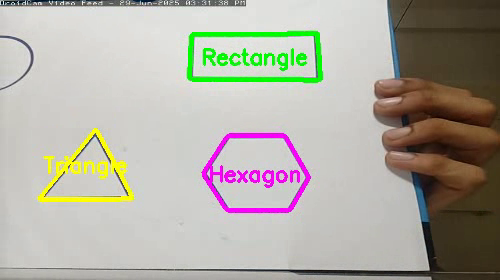
#> input picture frame 45 of shape_detector/shape_detection_demo.mp4, 500 x 280 px, given in place of video, which was not available
$ python record_demo.py
#> lines starting #> are read from the running program, lines starting #| are printed output that depends on the picture; after the words box and inside, x2 and y2 are one past the last pixel; in counts of white or black regions, pixels touching at a corner belong together; pictures that were not available may be replaced by others from this repository, and a replacement may not be noted
#> in record_demo_video, frame is the input picture: shape (280, 500, 3); mean B, G, R 161.5, 172, 175
### shape_detector/shape_detection.py
import cv2
import numpy as np

PIXELS_TO_MM = 0.2645833333  # Adjust as needed for your camera

# Define colors for each shape
SHAPE_COLORS = {
	"Circle": (0, 140, 255),      # Orange
	"Hexagon": (255, 0, 255),    # Magenta
	"Square": (255, 0, 0),       # Blue
	"Rectangle": (0, 255, 0),    # Green
	"Triangle": (0, 255, 255),   # Yellow
	"TBD": (128, 128, 128)       # Gray
}

def detect_shapes_in_image(img):
	"""
	Detect shapes in a given image using improved logic with bounding boxes and labels
	Returns the processed image with shape labels
	"""
	imgResize = cv2.resize(img, (500, 280))
	imgContour = imgResize.copy()

	imgGray = cv2.cvtColor(imgResize, cv2.COLOR_BGR2GRAY)
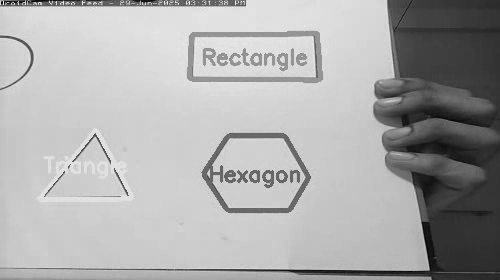
#> imgGray: shape (280, 500); min 2, max 248, mean 171.7
	imgBlur = cv2.GaussianBlur(imgGray, (7, 7), 1)
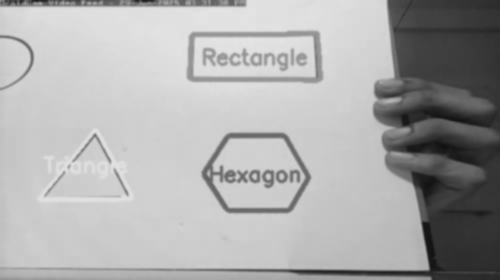
#> imgBlur: shape (280, 500); min 16, max 228, mean 171.7
	imgCanny = cv2.Canny(imgBlur, 50, 50)
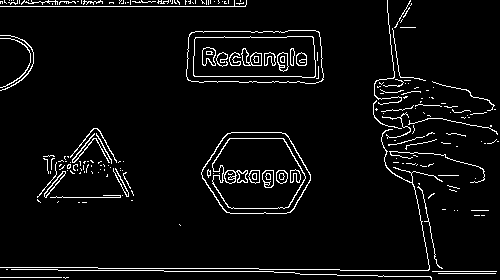
#> imgCanny: shape (280, 500); 4.9% white in thin lines or dots

	contours, _ = cv2.findContours(imgCanny, cv2.RETR_EXTERNAL, cv2.CHAIN_APPROX_NONE)
#> contours = 189 contours, 180 with area under 20; largest, box (x1, y1, x2, y2) and area: (201, 132, 311, 214) 7008, (186, 30, 324, 84) 6760, (44, 171, 66, 198) 108, (72, 133, 110, 163) 48, (0, 129, 443, 271) 36
	for cnt in contours:
		area_og = int(cv2.contourArea(cnt))
		if area_og > 50:
			approx_points = cv2.approxPolyDP(cnt, 0.02 * (cv2.arcLength(cnt, True)), True)
			object_corners = len(approx_points)
			x, y, w, h = cv2.boundingRect(approx_points)

			# Shape classification
			if object_corners > 7:
				objectType = "Circle"
			elif object_corners == 6:
				objectType = "Hexagon"
			elif object_corners == 4:
				aspRatio = w / float(h)
				if 0.9 < aspRatio < 1.2:
					objectType = "Square"
				else:
					objectType = "Rectangle"
			elif object_corners == 3:
				objectType = "Triangle"
			else:
				objectType = "Unknown"

			color = SHAPE_COLORS.get(objectType, (128, 128, 128))

			# Draw contour in shape-specific color
			cv2.drawContours(imgContour, [cnt], -1, color, 3)
			# Center the label inside the bounding box, in the same color
			label = objectType
			(text_width, text_height), baseline = cv2.getTextSize(label, cv2.FONT_HERSHEY_SIMPLEX, 0.7, 2)
			label_x = x + (w - text_width) // 2
			label_y = y + (h + text_height) // 2
			cv2.putText(imgContour, label, (label_x, label_y), cv2.FONT_HERSHEY_SIMPLEX, 0.7, color, 2)
#> this loop made 189 passes
#> (area_og, approx_points, object_corners, x, y, w, h, aspRatio) on pass 140: (6760, [[319, 32], [191, 32], [187, 79], [321, 81]], 4, 187, 32, 135, 50, 2.7)
#> (area_og, object_corners, x, y, w, h, objectType, color) on passes 35, 96: (108, 5, 44, 171, 22, 27, 'Unknown', (128, 128, 128)), (7008, 6, 201, 133, 110, 80, 'Hexagon', (255, 0, 255))
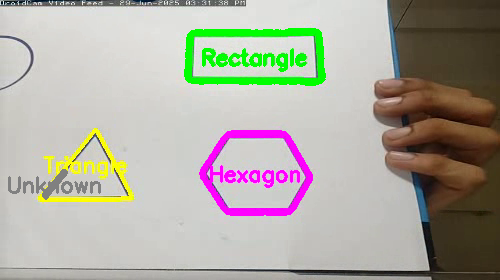
#> imgContour: shape (280, 500, 3); 3.85% of pixels changed, all inside (x1, y1, x2, y2) = (8, 28, 326, 216)
	return imgContour

def process_video_frame(frame):
	"""
	Process a single video frame for shape detection
	This function is specifically designed for video processing
	"""
	return detect_shapes_in_image(frame)

# [13 lines left out: function main, not called in this run]

# [2 lines that do not run on import are left out]

### shape_detector/record_demo.py
import cv2
import numpy as np
from shape_detection import process_video_frame
import time

def record_demo_video():
    """
    Record a demo video for README file
    """
    # Initialize video capture
    cap = cv2.VideoCapture('http://192.168.137.215:4747/video')

    if not cap.isOpened():
        print("Error: Could not open camera")
        return

    # Set video properties for better quality
    cap.set(cv2.CAP_PROP_FRAME_WIDTH, 640)
    cap.set(cv2.CAP_PROP_FRAME_HEIGHT, 480)
    cap.set(cv2.CAP_PROP_FPS, 30)

    # Initialize video writer
    fourcc = cv2.VideoWriter_fourcc(*'mp4v')
    out = cv2.VideoWriter('shape_detection_demo.mp4', fourcc, 20.0, (500, 280))

    print("Recording demo video...")
    print("Show different shapes to the camera")
    print("Press 'q' to stop recording")

    start_time = time.time()
    recording_duration = 15  # Record for 15 seconds

    while True:
        ret, frame = cap.read()
        if not ret:
            break

        # Process frame with shape detection
        processed_frame = process_video_frame(frame)

        # Write frame to video (no recording text)
        out.write(processed_frame)

        # Display frame
        cv2.imshow('Recording Demo', processed_frame)

        # Stop recording after duration or if 'q' is pressed
        elapsed = time.time() - start_time
        if elapsed >= recording_duration or cv2.waitKey(1) & 0xFF == ord('q'):
#> (key q is pressed here)
            break

    # Clean up
    cap.release()
    out.release()
    cv2.destroyAllWindows()
    print("Demo video saved as 'shape_detection_demo.mp4'")

if __name__ == "__main__":
    record_demo_video()

$ run again, starting later in the video
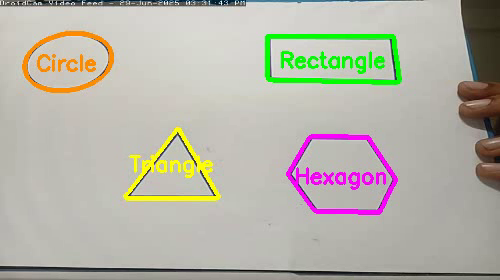
#> input picture frame 205 of shape_detector/shape_detection_demo.mp4, 500 x 280 px, given in place of video, which was not available
#> in record_demo_video, frame is the input picture: shape (280, 500, 3); mean B, G, R 167.9, 179.7, 181.6
#> in detect_shapes_in_image, `imgCanny = cv2.Canny(imgBlur, 50, 50)`:
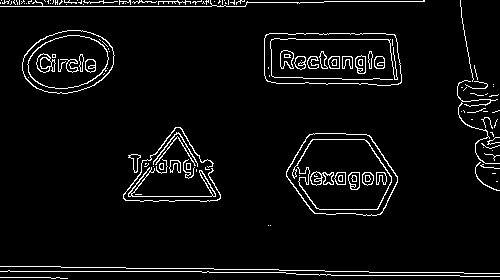
#> imgCanny: shape (280, 500); 4.9% white in thin lines or dots
#> contours = 93 contours, 81 with area under 20; largest, box (x1, y1, x2, y2) and area: (286, 133, 398, 216) 7081, (264, 33, 402, 86) 6696, (22, 30, 115, 94) 4465, (128, 167, 216, 197) 135, (128, 154, 141, 173) 92
#> the loop in detect_shapes_in_image, `for cnt in contours:` made 93 passes
#> (area_og, approx_points, object_corners, x, y, w, h, aspRatio) on pass 51: (6695, [[265, 35], [267, 81], [401, 82], [394, 34]], 4, 265, 34, 137, 49, 2.8)
#> after the loop in detect_shapes_in_image, `for cnt in contours:`:
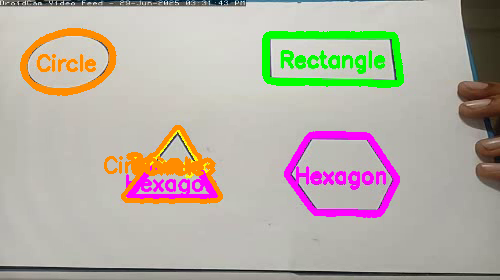
#> imgContour: shape (280, 500, 3); 7% of pixels changed, all inside (x1, y1, x2, y2) = (20, 28, 404, 218)

$ run again, starting later in the video
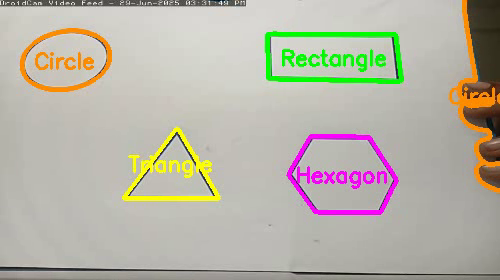
#> input picture frame 365 of shape_detector/shape_detection_demo.mp4, 500 x 280 px, given in place of video, which was not available
#> in record_demo_video, frame is the input picture: shape (280, 500, 3); mean B, G, R 166.2, 179.8, 183.2
#> in detect_shapes_in_image, `imgCanny = cv2.Canny(imgBlur, 50, 50)`:
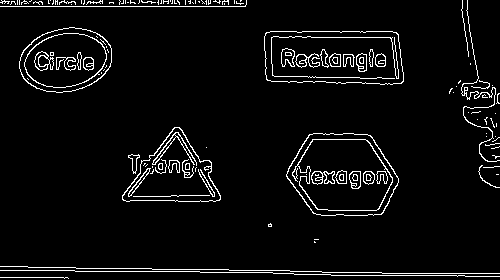
#> imgCanny: shape (280, 500); 4.8% white in thin lines or dots
#> contours = 86 contours, 80 with area under 20; largest, box (x1, y1, x2, y2) and area: (286, 133, 399, 216) 7180, (264, 31, 404, 85) 6890, (19, 27, 112, 93) 4624, (122, 127, 221, 202) 4198, (128, 154, 140, 174) 88, (461, 0, 500, 162) 56
#> the loop in detect_shapes_in_image, `for cnt in contours:` made 86 passes
#> (area_og, approx_points, object_corners, x, y, w, h, aspRatio) on pass 37: (6889, [[265, 33], [267, 80], [403, 81], [396, 32]], 4, 265, 32, 139, 50, 2.78)
#> after the loop in detect_shapes_in_image, `for cnt in contours:`:
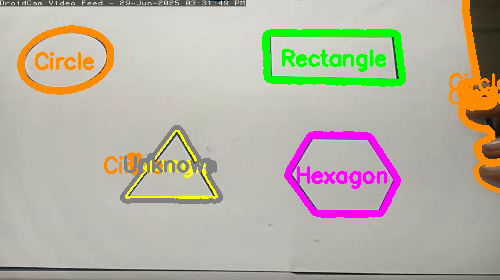
#> imgContour: shape (280, 500, 3); 7.23% of pixels changed, all inside (x1, y1, x2, y2) = (17, 0, 500, 218)
